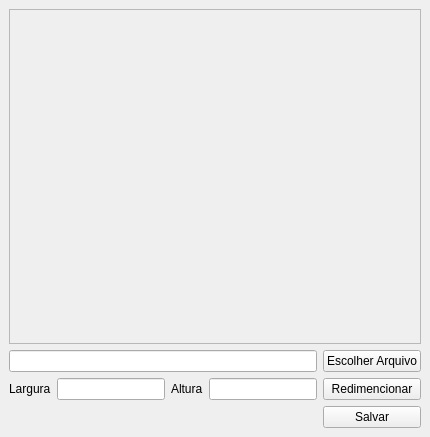
<?xml version="1.0" encoding="UTF-8"?>
<ui version="4.0">
 <class>MainWindow</class>
 <widget class="QMainWindow" name="MainWindow">
  <property name="geometry">
   <rect>
    <x>0</x>
    <y>0</y>
    <width>430</width>
    <height>437</height>
   </rect>
  </property>
  <property name="windowTitle">
   <string>Redimensionar Imagem</string>
  </property>
  <widget class="QWidget" name="centralwidget">
   <layout class="QGridLayout" name="gridLayout">
    <item row="2" column="2">
     <widget class="QLabel" name="label_2">
      <property name="text">
       <string>Altura</string>
      </property>
     </widget>
    </item>
    <item row="2" column="3">
     <widget class="QLineEdit" name="inputAltura"/>
    </item>
    <item row="2" column="1">
     <widget class="QLineEdit" name="inputLargura"/>
    </item>
    <item row="2" column="0">
     <widget class="QLabel" name="label">
      <property name="text">
       <string>Largura</string>
      </property>
     </widget>
    </item>
    <item row="3" column="4">
     <widget class="QPushButton" name="btnSalvar">
      <property name="text">
       <string>Salvar</string>
      </property>
     </widget>
    </item>
    <item row="2" column="4">
     <widget class="QPushButton" name="btnRedimensionar">
      <property name="text">
       <string>Redimencionar</string>
      </property>
     </widget>
    </item>
    <item row="0" column="0" colspan="5">
     <widget class="QScrollArea" name="scrollArea">
      <property name="widgetResizable">
       <bool>true</bool>
      </property>
      <widget class="QWidget" name="scrollAreaWidgetContents">
       <property name="geometry">
        <rect>
         <x>0</x>
         <y>0</y>
         <width>410</width>
         <height>324</height>
        </rect>
       </property>
       <layout class="QGridLayout" name="gridLayout_2">
        <item row="0" column="0">
         <widget class="QLabel" name="labelImg">
          <property name="text">
           <string/>
          </property>
         </widget>
        </item>
       </layout>
      </widget>
     </widget>
    </item>
    <item row="1" column="4">
     <widget class="QPushButton" name="btnEscolherArquivo">
      <property name="text">
       <string>Escolher Arquivo</string>
      </property>
     </widget>
    </item>
    <item row="1" column="0" colspan="4">
     <widget class="QLineEdit" name="inputAbrirArquivo"/>
    </item>
   </layout>
  </widget>
 </widget>
 <resources/>
 <connections/>
</ui>
